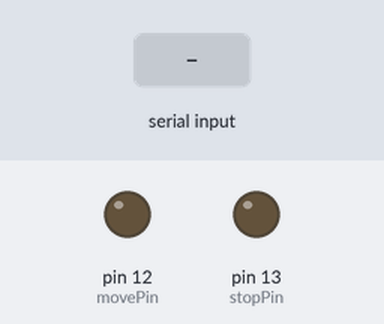
This sketch was run on a simulated Arduino Uno, built with avr-gcc and run on an emulated ATmega328P. On the bench: output pins drawn as LEDs (lit = HIGH). Inputs (shaded band) come from the test bench.

Above: at 1.2 s.
1.3 s: "1" received over Serial
At 2.5 s:
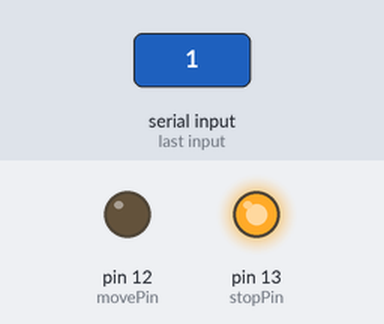
2.8 s: "0" received over Serial
At 4.9 s:
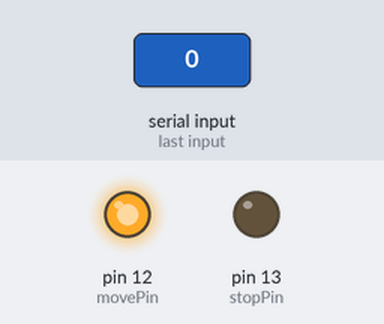
Timing chart, 0 to 6.4 s (numbered marks = the images above; inputs shaded):
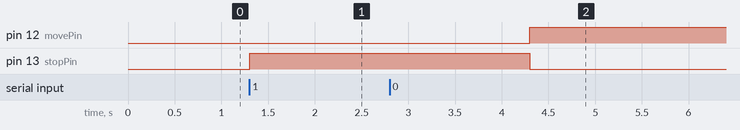

The sketch:

stop.ino
```cpp
const int stopPin = 13;  // LED or motor pin for stop
     const int movePin = 12;  // LED or motor pin for move

     void setup() {
       pinMode(stopPin, OUTPUT);
       pinMode(movePin, OUTPUT);
       Serial.begin(9600);  // Match baud rate with Python script
       digitalWrite(stopPin, LOW);
       digitalWrite(movePin, LOW);
     }

     void loop() {
       if (Serial.available() > 0) {
         char signal = Serial.read();
         if (signal == '1') {
           digitalWrite(stopPin, HIGH);  // Stop the robot
           digitalWrite(movePin, LOW);
           delay(3000);  // Hold for 3 seconds (matching Python sleep)
           digitalWrite(stopPin, LOW);   // Resume after 3 seconds
         } else if (signal == '0') {
           digitalWrite(stopPin, LOW);   // Keep moving
           digitalWrite(movePin, HIGH);
         }
       }
     }
```

Measured:
- after the input at 1.3 s, pin 13 (stopPin): LOW → HIGH at once
- after the input at 2.8 s, pin 12 (movePin): LOW → HIGH after 1.5 s
